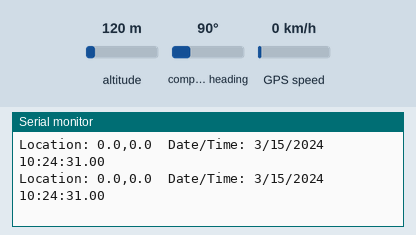
The sketch below on a simulated Arduino Uno, built with avr-gcc and run on an emulated ATmega328P. Parts: the last lines printed to the serial monitor. Inputs (shaded band) come from the test bench; at power-on: GPS speed 0 km/h, altitude 120 m, compass heading 90°. The GPS gets a fix after 3 s at 37.7749, -122.4194 with 8 satellites.

Above: at 1.2 s.
1.3 s: GPS speed set to 2 km/h
At 3.9 s:
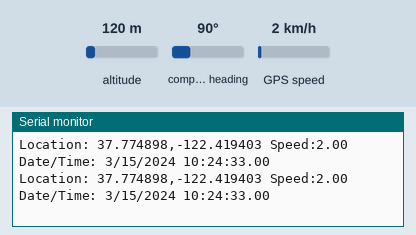
5.4 s: GPS speed set to 30 km/h
At 6.9 s:
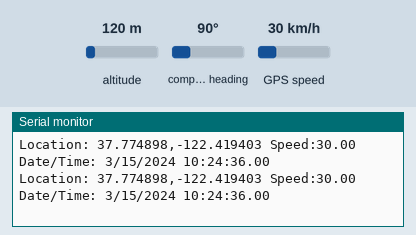

Measured:
- after the input at 1.3 s, the serial monitor: prints a new line after 1.7 s (image 1)
- after the input at 5.4 s, the serial monitor: prints a new line after 0.63 s (image 2)

The sketch:

Faciliatation.ino
```cpp
#include <TinyGPS++.h>
#include <SoftwareSerial.h>
static const int RXPin = 2, TXPin = 3;
static const uint32_t GPSBaud = 9600;

TinyGPSPlus gps;

SoftwareSerial ss(RXPin, TXPin);

void setup()
{
  Serial.begin(9600);
  ss.begin(GPSBaud);

  Serial.print(F("Testing TinyGPS++ library v. "));
  Serial.println();
}

void loop()
{
  while (ss.available() > 0)
    if (gps.encode(ss.read()))
      displayInfo();

  if (millis() > 5000 && gps.charsProcessed() < 10)
  {
    Serial.println(F("No GPS detected: check wiring."));
    while(true);
  }
}

void displayInfo()
{
  Serial.print(F("Location: "));
  if (gps.location.isValid())
  {
    Serial.print(gps.location.lat(), 6);
    Serial.print(F(","));
    Serial.print(gps.location.lng(), 6);
    Serial.print(" ");
    Serial.print(F("Speed:"));
    Serial.print(gps.speed.kmph());
  }
  else
  {
    Serial.print(F("0.0,0.0"));
  }

  Serial.print(F("  Date/Time: "));
  if (gps.date.isValid())
  {
    Serial.print(gps.date.month());
    Serial.print(F("/"));
    Serial.print(gps.date.day());
    Serial.print(F("/"));
    Serial.print(gps.date.year());
  }
  else
  {
    Serial.print(F("INVALID"));
  }

  Serial.print(F(" "));
  if (gps.time.isValid())
  {
    if (gps.time.hour() < 10) Serial.print(F("0"));
    Serial.print(gps.time.hour());
    Serial.print(F(":"));
    if (gps.time.minute() < 10) Serial.print(F("0"));
    Serial.print(gps.time.minute());
    Serial.print(F(":"));
    if (gps.time.second() < 10) Serial.print(F("0"));
    Serial.print(gps.time.second());
    Serial.print(F("."));
    if (gps.time.centisecond() < 10) Serial.print(F("0"));
    Serial.print(gps.time.centisecond());
  }
  else
  {
    Serial.print(F("INVALID"));
  }

  Serial.println();
}
```
